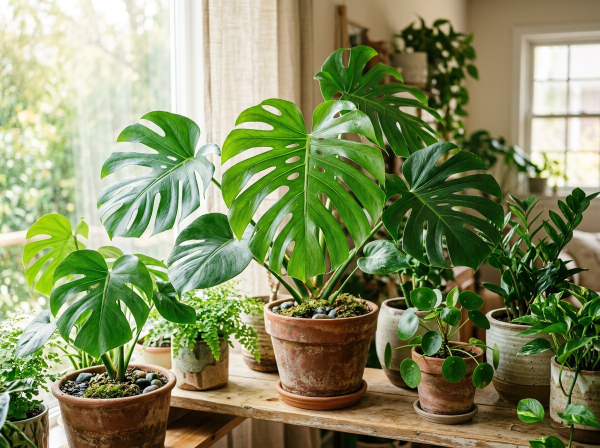
#> input picture plant_detector_app/sample_images/cay_mau.jpg, 1200 x 896 px (shown at 1/2 size)
$ python multi_angle_augmenter.py --image ../sample_images/cay_mau.jpg
#> lines starting #> are read from the running program, lines starting #| are printed output that depends on the picture
import argparse
from pathlib import Path
import numpy as np
from PIL import Image, ImageEnhance


class MultiAngleAugmenter:
    """Công cụ mở rộng tập dữ liệu ảnh cây với đa dạng góc chụp: nghiêng, dưới lên, trên xuống."""

    def __init__(self, output_dir: Path | None = None):
        self.output_dir = output_dir

    def augment_tilt(self, image: Image.Image, angle_deg: float) -> Image.Image:
        """Tạo ảnh góc nghiêng chéo (Tilted angle)."""
        return image.rotate(angle_deg, resample=Image.Resampling.BICUBIC, expand=False)

    def augment_low_angle(self, image: Image.Image, intensity: float = 0.3) -> Image.Image:
        """
        Mô phỏng góc chụp từ dưới lên (Low-angle view / Worm's eye view):
        - Biến đổi phối cảnh hình thang: Đáy ảnh mở rộng, đỉnh ảnh thu hẹp
        - Tăng độ sáng phần đỉnh để mô phỏng ánh sáng nền trời
        """
        w, h = image.size
        dx = int(w * intensity * 0.5)

        # 4 điểm nguồn (hình chữ nhật)
        src = [(0, 0), (w, 0), (w, h), (0, h)]
        # 4 điểm đích (hình thang: ngọn hẹp lại, đáy giữ nguyên)
        dst = [(dx, 0), (w - dx, 0), (w, h), (0, h)]

        coeffs = self._find_perspective_coeffs(dst, src)
        warped = image.transform((w, h), Image.Transform.PERSPECTIVE, coeffs, Image.Resampling.BICUBIC)

        # Giả lập ánh sáng bầu trời phía trên
        enhancer = ImageEnhance.Brightness(warped)
        brightened = enhancer.enhance(1.15)
        return brightened

    def augment_top_down(self, image: Image.Image, intensity: float = 0.25) -> Image.Image:
        """
        Mô phỏng góc chụp từ trên nhìn xuống (Top-down view / Bird's eye view):
        - Đỉnh ảnh mở rộng, đáy ảnh thu hẹp
        """
        w, h = image.size
        dx = int(w * intensity * 0.4)

        src = [(0, 0), (w, 0), (w, h), (0, h)]
        dst = [(0, 0), (w, 0), (w - dx, h), (dx, h)]

        coeffs = self._find_perspective_coeffs(dst, src)
        return image.transform((w, h), Image.Transform.PERSPECTIVE, coeffs, Image.Resampling.BICUBIC)

    def generate_all_angles(self, image: Image.Image) -> dict[str, Image.Image]:
        """Tạo toàn bộ bộ sưu tập ảnh đa góc độ từ 1 ảnh gốc."""
        return {
            "frontal": image,
            "tilted_left_15": self.augment_tilt(image, 15.0),
            "tilted_right_15": self.augment_tilt(image, -15.0),
            "tilted_left_25": self.augment_tilt(image, 25.0),
            "low_angle_moderate": self.augment_low_angle(image, 0.25),
            "low_angle_steep": self.augment_low_angle(image, 0.40),
            "top_down": self.augment_top_down(image, 0.30),
        }

    def _find_perspective_coeffs(self, pa: list[tuple[int, int]], pb: list[tuple[int, int]]) -> list[float]:
        """Tính ma trận biến đổi phối cảnh 8 tham số cho PIL transform."""
        matrix = []
        for p1, p2 in zip(pa, pb):
            matrix.append([p1[0], p1[1], 1, 0, 0, 0, -p2[0] * p1[0], -p2[0] * p1[1]])
            matrix.append([0, 0, 0, p1[0], p1[1], 1, -p2[1] * p1[0], -p2[1] * p1[1]])

        A = np.matrix(matrix, dtype=float)
        B = np.array(pb).reshape(8)

        res = np.dot(np.linalg.pinv(A), B)
        return np.array(res).reshape(8).tolist()


def main():
    parser = argparse.ArgumentParser(description="Multi-Angle Dataset Augmentation Tool")
    parser.add_argument("--image", type=str, help="Đường dẫn ảnh nguồn để augment")
    parser.add_argument("--outdir", type=str, default="sample_images/augmented_angles", help="Thư mục xuất ảnh")
    args = parser.parse_args()

    augmenter = MultiAngleAugmenter()
    if args.image and Path(args.image).exists():
        img = Image.open(args.image).convert("RGB")
#> img is the input picture: PIL image 1200x896 RGB; mean R, G, B 133.8, 142.4, 98.9
        angles = augmenter.generate_all_angles(img)
#> call 2 of augment_tilt, with angle_deg = -15
#> in augment_tilt (call 2), `return image.rotate(angle_deg, resample=Image.Resampling.BICUBIC, expa..`:
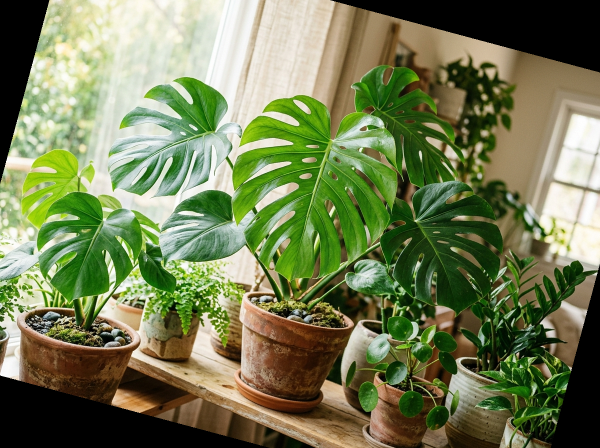
#> returned value: PIL image 1200x896 RGB (shown at 1/2 size); mean R, G, B 115.6, 124.4, 83.9
#> call 3 of augment_tilt, with angle_deg = 25
#> in augment_tilt (call 3), `return image.rotate(angle_deg, resample=Image.Resampling.BICUBIC, expa..`:
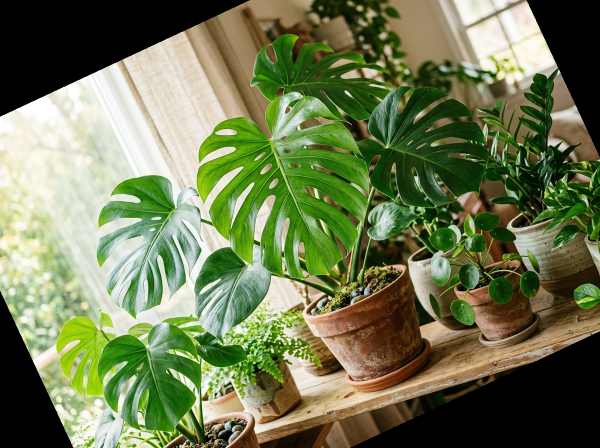
#> returned value: PIL image 1200x896 RGB (shown at 1/2 size); mean R, G, B 111.5, 121, 82.3
#> in augment_low_angle, `w, h = image.size`: w = 1200; h = 896
#> in augment_low_angle, `dx = int(w * intensity * 0.5)`: dx = 150
#> in augment_low_angle, `src = [(0, 0), (w, 0), (w, h), (0, h)]`: src = [(0, 0), (1200, 0), (1200, 896), (0, 896)]
#> in augment_low_angle, `dst = [(dx, 0), (w - dx, 0), (w, h), (0, h)]`: dst = [(150, 0), (1050, 0), (1200, 896), (0, 896)]
#> the loop in _find_perspective_coeffs, `for p1, p2 in zip(pa, pb):` made 4 passes
#> (p1, p2) on passes 1 to 2: ((150, 0), (0, 0)), ((1050, 0), (1200, 0))
#> after the loop in _find_perspective_coeffs, `for p1, p2 in zip(pa, pb):`: matrix = 8 items, first 6: [150, 0, 1, 0, 0, 0, 0, 0], [0, 0, 0, 150, 0, 1, 0, 0], [1050, 0, 1, 0, 0, 0, -1260000, 0], [0, 0, 0, 1050, 0, 1, 0, 0], [1200, 896, 1, 0, 0, 0, -1440000, -1075200], [0, 0, 0, 1200, 896, 1, -1075200, -802816]
#> in _find_perspective_coeffs, `B = np.array(pb).reshape(8)`: B = [0, 0, 1200, 0, 1200, 896, 0, 896]
#> in augment_low_angle, `coeffs = self._find_perspective_coeffs(dst, src)`: coeffs = [1.33, 0.223, -200, 5.3e-13, 1.33, -5.72e-10, 8e-15, 0.000372]
#> in augment_low_angle, `warped = image.transform((w, h), Image.Transform.PERSPECTIVE, coeffs, ..`:
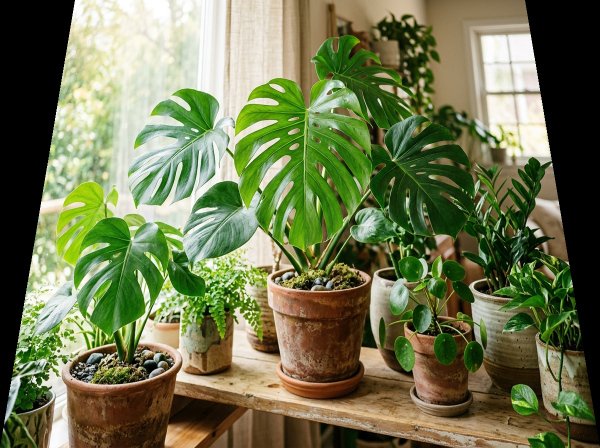
#> warped: PIL image 1200x896 RGB (shown at 1/2 size); mean R, G, B 111.1, 117.6, 79.4
#> in augment_low_angle, `brightened = enhancer.enhance(1.15)`:
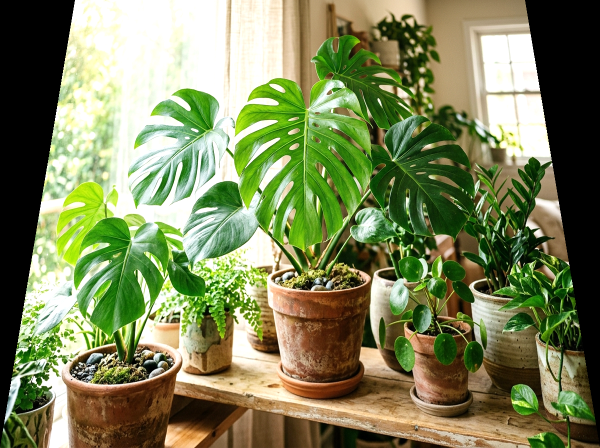
#> brightened: PIL image 1200x896 RGB (shown at 1/2 size); mean R, G, B 124.8, 132.4, 89.8
#> call 2 of augment_low_angle, with intensity = 0.4
#> in augment_low_angle (call 2), `dx = int(w * intensity * 0.5)`: dx = 240
#> in augment_low_angle (call 2), `dst = [(dx, 0), (w - dx, 0), (w, h), (0, h)]`: dst = [(240, 0), (960, 0), (1200, 896), (0, 896)]
#> the loop in _find_perspective_coeffs (call 2), `for p1, p2 in zip(pa, pb):` made 4 passes
#> (p1, p2) on passes 1 to 2: ((240, 0), (0, 0)), ((960, 0), (1200, 0))
#> in augment_low_angle (call 2), `coeffs = self._find_perspective_coeffs(dst, src)`: coeffs = [1.67, 0.446, -400, 2.41e-12, 1.67, -2.3e-09, 1.29e-14, 0.000744]
#> in augment_low_angle (call 2), `warped = image.transform((w, h), Image.Transform.PERSPECTIVE, coeffs, ..`:
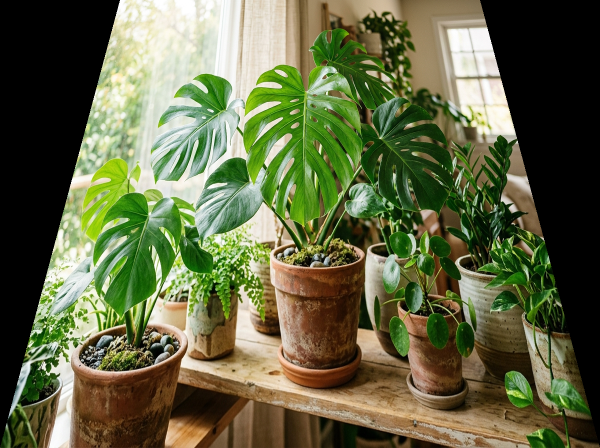
#> warped: PIL image 1200x896 RGB (shown at 1/2 size); mean R, G, B 98.3, 102.9, 68.2
#> in augment_low_angle (call 2), `brightened = enhancer.enhance(1.15)`:
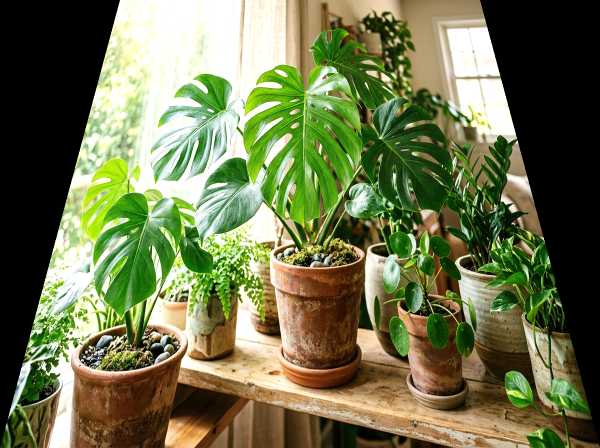
#> brightened: PIL image 1200x896 RGB (shown at 1/2 size); mean R, G, B 110.7, 116, 77.3
#> in augment_top_down, `w, h = image.size`: w = 1200; h = 896
#> in augment_top_down, `dx = int(w * intensity * 0.4)`: dx = 144
#> in augment_top_down, `src = [(0, 0), (w, 0), (w, h), (0, h)]`: src = [(0, 0), (1200, 0), (1200, 896), (0, 896)]
#> in augment_top_down, `dst = [(0, 0), (w, 0), (w - dx, h), (dx, h)]`: dst = [(0, 0), (1200, 0), (1056, 896), (144, 896)]
#> in augment_top_down, `coeffs = self._find_perspective_coeffs(dst, src)`: coeffs = [1, -0.161, 5.65e-12, 5.81e-16, 0.76, -5.26e-13, 2.04e-17, -0.000268]
#> in augment_top_down, `return image.transform((w, h), Image.Transform.PERSPECTIVE, coeffs, Im..`:
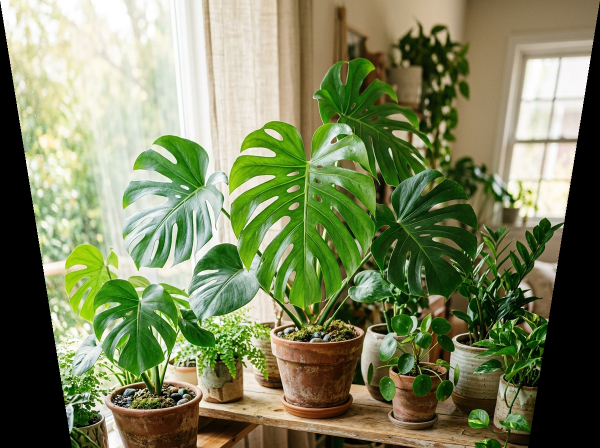
#> returned value: PIL image 1200x896 RGB (shown at 1/2 size); mean R, G, B 123.3, 130.9, 93.5
#> angles = 7 items
        out_path = Path(args.outdir)
        out_path.mkdir(parents=True, exist_ok=True)
        for name, aug_img in angles.items():
            save_file = out_path / f"{Path(args.image).stem}_{name}.jpg"
            aug_img.save(save_file, "JPEG", quality=90)
            print(f"Đã lưu ảnh góc {name} -> {save_file}")
#> this loop made 7 passes
#> name on passes 1 to 7: 'frontal', 'tilted_left_15', 'tilted_right_15', 'tilted_left_25', 'low_angle_moderate', 'low_angle_steep', 'top_down'
#| Đã lưu ảnh góc frontal -> sample_images/augmented_angles/cay_mau_frontal.jpg
#| Đã lưu ảnh góc tilted_left_15 -> sample_images/augmented_angles/cay_mau_tilted_left_15.jpg
#| Đã lưu ảnh góc tilted_right_15 -> sample_images/augmented_angles/cay_mau_tilted_right_15.jpg
#| Đã lưu ảnh góc tilted_left_25 -> sample_images/augmented_angles/cay_mau_tilted_left_25.jpg
#| Đã lưu ảnh góc low_angle_moderate -> sample_images/augmented_angles/cay_mau_low_angle_moderate.jpg
#| Đã lưu ảnh góc low_angle_steep -> sample_images/augmented_angles/cay_mau_low_angle_steep.jpg
#| Đã lưu ảnh góc top_down -> sample_images/augmented_angles/cay_mau_top_down.jpg
    else:
        print("Tạo thử nghiệm với ảnh mẫu 640x640...")
        test_img = Image.new("RGB", (640, 640), (45, 135, 45))
        angles = augmenter.generate_all_angles(test_img)
        print(f"Đã sinh thành công {len(angles)} góc chụp phối cảnh đa dạng.")


if __name__ == "__main__":
    main()
